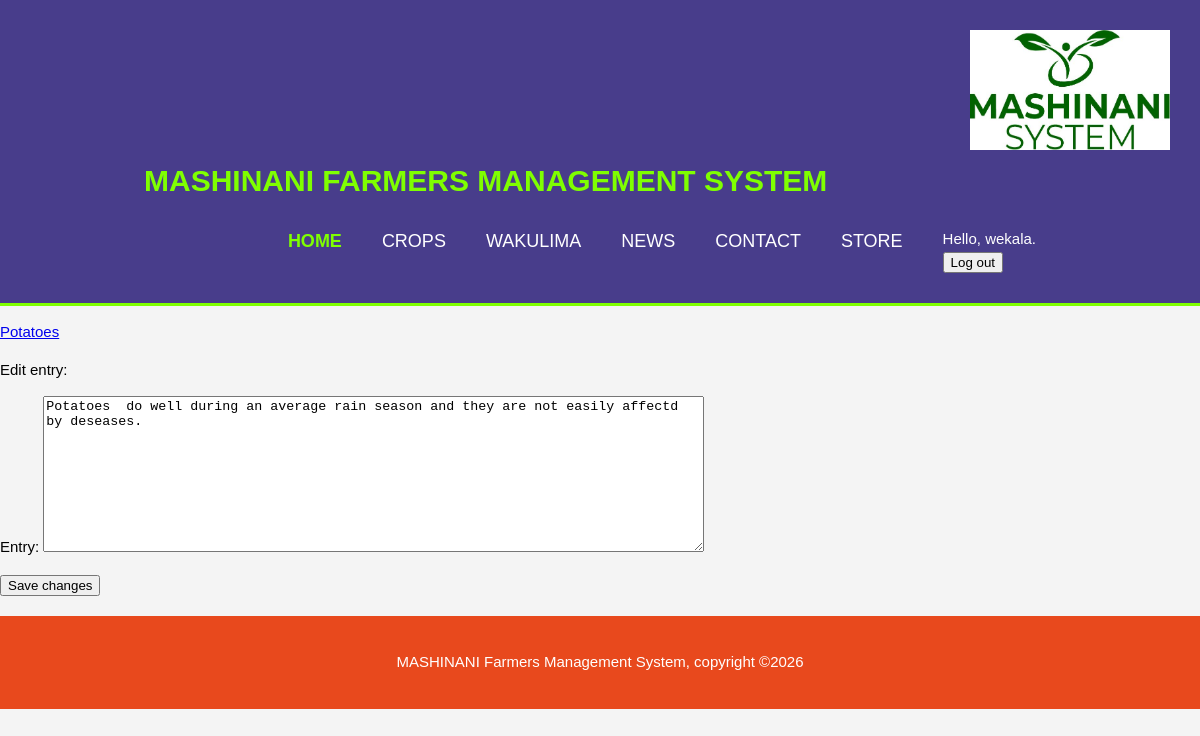
The app's page /edit_entry/10/ (signed in) with its own data.
### farmers/models.py (models this page shows, shortened)
class Crop(models.Model):
    text = models.CharField(max_length=200)
    date_added = models.DateTimeField(auto_now_add=True)
    def __str__(self):
        return self.text

class Entry(models.Model):
    crop = models.ForeignKey(Crop, on_delete=models.CASCADE)
    text =  models.TextField()
    date_added = models.DateTimeField(auto_now_add=True)
    class Meta:
        verbose_name_plural = 'entries'

### farmers/views.py (the view)
# urls.py: path('edit_entry/<int:entry_id>/', views.edit_entry, name='edit_entry'),
@login_required
def edit_entry(request, entry_id):
    entry = Entry.objects.get(id=entry_id)
    crop = entry.crop
    if request.method != 'POST':
        form = EntryForm(instance=entry)
    else:
        form = EntryForm(instance=entry, data=request.POST)
        if form.is_valid():
            form.save()
            return redirect('farmers:crop', crop_id=crop.id)
    context = {'entry': entry, 'crop': crop, 'form':form}
    return render(request, 'farmers/edit_entry.html', context)

### farmers/forms.py
class EntryForm(forms.ModelForm):
    class Meta:
        model = Entry
        fields = ['text']
        labels = {'text': 'Entry:'}
        widgets = {'text': forms.Textarea(attrs={'cols': 80})}

### farmers/templates/farmers/edit_entry.html (shortened to what this page needs)
{% extends "farmers/base.html" %}
{% block content %}
  <p><a href="{% url 'farmers:crop' crop.id %}">{{ crop }}</a></p>
  <p>Edit entry:</p>
  <form action="{% url 'farmers:edit_entry' entry.id %}" method='post'>
    {{ form.as_p }}
    <button name="submit">Save changes</button>
  </form>
{% endblock content %}

### farmers/templates/farmers/base.html (shortened to what this page needs)
{% load static %}
<!DOCTYPE html>
<html lang="en">
<head>
  <link rel="stylesheet" type="text/css" href="{% static '/css/base.css' %}">
</head>
<body>
  <header>
    <img  id="log" src="{% static 'images/logo.jpg' %}">
    <div class="container">
      <div id="branding">
        <h1> MASHINANI FARMERS MANAGEMENT SYSTEM</h1>
      </div>
      <nav>
        <ul>
          <li class="current active">
            <a href="{% url 'farmers:index' %} ">Home</a>
          </li>
          <li>
            <a class="nav-link" href="{% url 'farmers:crops' %}">Crops</a>
          </li>
          <li>
            <a href="{% url 'farmers:wakulima' %}">Wakulima</a>
          </li>
          <li>
            <a href="{% url 'farmers:news' %}">News</a>
          </li>
          <li>
            <a href="{% url 'farmers:contact' %}">Contact</a>
          </li>
          <li>
            <a href="{% url 'store' %}">Store</a>
          </li>
          <li>
            {% if user.is_authenticated %}
             <span class="navbar-text"> Hello, {{ user.username }}.</span>
           <form  action="{% url 'users:logout' %}" method="post">
               <button type="submit" class="btn btn-info">Log out</button>
           </form>
          </li>
            {% endif %}
        </ul>
      </nav>
    </div>
    </header>
  <main role="main" class="">
        <div>
        {% block content %}{% endblock content %}
        </div>
  </main>
</body>
<footer>
  <P>MASHINANI Farmers Management System, copyright &copy;2026</P>
</footer>
</html>

### static/css/base.css (style rules this page uses)
body { font: 15px/1.5 Arial,Hevetica,sans-serif; padding: 0%; margin: 0%; background-color:#f4f4f4; }
.container { width: 80%; margin: auto; overflow: hidden; }
ul { padding: 0%; margin: 0%; float: right; }
header { background: darkslateblue; color: #ffff; padding: 30px; min-height: 70px; border-bottom: chartreuse 3px solid; }
header a { color: #ffff; text-decoration: none; text-transform: uppercase; font-size: 18px; }
header li { float: left; display: inline; padding: 0 20px 0 20px; }
header #branding { float: left; color: chartreuse; }
header #branding h1 { margin-top: 3px; }
header nav { float: right; margin-top: 5px; }
header .highlight, header .current a { color: chartreuse; font-weight: bolder; }
footer { padding: 20px; margin-top: 20px; color: #ffffff; background-color: #e8491d; text-align: center; }
#log { float: left; height: 150px; width:150px; display: inline-block; margin: 0%; }

### farmers/templates/farmers/base.html (style rules this page uses)
#log { width: 200px; height: 120px; float: inline-end; margin-bottom: 5px; margin-left: 30px; }

### records on screen
Crop: text "Potatoes"
Entry: text "Potatoes do well during an average rain season and they are not easily affectd by deseases."

### other values on screen
{{ user.username }} "wekala"
